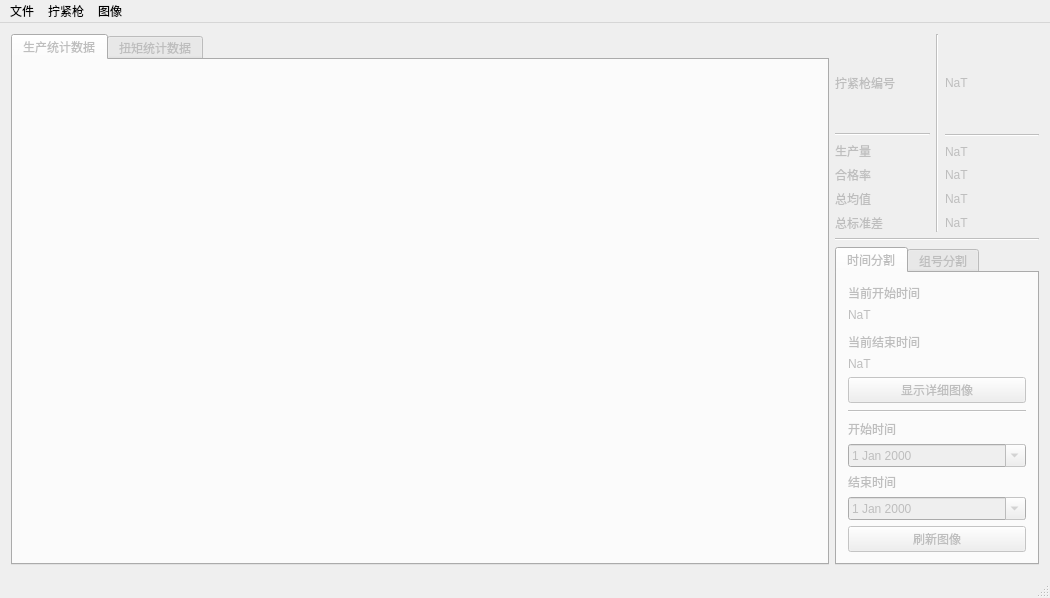
<?xml version="1.0" encoding="UTF-8"?>
<ui version="4.0">
 <class>MainWindow</class>
 <widget class="QMainWindow" name="MainWindow">
  <property name="geometry">
   <rect>
    <x>0</x>
    <y>0</y>
    <width>1050</width>
    <height>598</height>
   </rect>
  </property>
  <property name="sizePolicy">
   <sizepolicy hsizetype="Expanding" vsizetype="Expanding">
    <horstretch>0</horstretch>
    <verstretch>0</verstretch>
   </sizepolicy>
  </property>
  <property name="windowTitle">
   <string>拧紧枪数据库处理</string>
  </property>
  <widget class="QWidget" name="centralWidget">
   <property name="enabled">
    <bool>false</bool>
   </property>
   <layout class="QHBoxLayout" name="horizontalLayout" stretch="4,1">
    <property name="sizeConstraint">
     <enum>QLayout::SetNoConstraint</enum>
    </property>
    <item>
     <widget class="QTabWidget" name="figure">
      <property name="sizePolicy">
       <sizepolicy hsizetype="Expanding" vsizetype="Expanding">
        <horstretch>5</horstretch>
        <verstretch>5</verstretch>
       </sizepolicy>
      </property>
      <property name="currentIndex">
       <number>0</number>
      </property>
      <widget class="QWidget" name="figure_production">
       <attribute name="title">
        <string>生产统计数据</string>
       </attribute>
      </widget>
      <widget class="QWidget" name="figure_torque">
       <attribute name="title">
        <string>扭矩统计数据</string>
       </attribute>
      </widget>
     </widget>
    </item>
    <item>
     <layout class="QVBoxLayout" name="verticalLayout" stretch="1,0,0">
      <property name="sizeConstraint">
       <enum>QLayout::SetFixedSize</enum>
      </property>
      <item>
       <layout class="QHBoxLayout" name="horizontalLayout_2">
        <item>
         <layout class="QVBoxLayout" name="verticalLayout_4" stretch="0,1,2,0,1,1,1,1">
          <item>
           <spacer name="verticalSpacer_7">
            <property name="orientation">
             <enum>Qt::Vertical</enum>
            </property>
            <property name="sizeHint" stdset="0">
             <size>
              <width>20</width>
              <height>40</height>
             </size>
            </property>
           </spacer>
          </item>
          <item>
           <widget class="QLabel" name="label_spindle">
            <property name="sizePolicy">
             <sizepolicy hsizetype="Preferred" vsizetype="Preferred">
              <horstretch>0</horstretch>
              <verstretch>0</verstretch>
             </sizepolicy>
            </property>
            <property name="text">
             <string>拧紧枪编号</string>
            </property>
           </widget>
          </item>
          <item>
           <spacer name="verticalSpacer_3">
            <property name="orientation">
             <enum>Qt::Vertical</enum>
            </property>
            <property name="sizeHint" stdset="0">
             <size>
              <width>20</width>
              <height>40</height>
             </size>
            </property>
           </spacer>
          </item>
          <item>
           <widget class="Line" name="line_5">
            <property name="orientation">
             <enum>Qt::Horizontal</enum>
            </property>
           </widget>
          </item>
          <item>
           <widget class="QLabel" name="label_total_production">
            <property name="text">
             <string>生产量</string>
            </property>
           </widget>
          </item>
          <item>
           <widget class="QLabel" name="label_total_qualification">
            <property name="text">
             <string>合格率</string>
            </property>
           </widget>
          </item>
          <item>
           <widget class="QLabel" name="label_total_mean">
            <property name="text">
             <string>总均值</string>
            </property>
           </widget>
          </item>
          <item>
           <widget class="QLabel" name="label_total_std">
            <property name="text">
             <string>总标准差</string>
            </property>
           </widget>
          </item>
         </layout>
        </item>
        <item>
         <widget class="Line" name="line_2">
          <property name="sizePolicy">
           <sizepolicy hsizetype="Fixed" vsizetype="Minimum">
            <horstretch>1</horstretch>
            <verstretch>1</verstretch>
           </sizepolicy>
          </property>
          <property name="orientation">
           <enum>Qt::Vertical</enum>
          </property>
         </widget>
        </item>
        <item>
         <layout class="QVBoxLayout" name="verticalLayout_5" stretch="0,1,2,0,1,1,1,1">
          <item>
           <spacer name="verticalSpacer_8">
            <property name="orientation">
             <enum>Qt::Vertical</enum>
            </property>
            <property name="sizeHint" stdset="0">
             <size>
              <width>20</width>
              <height>40</height>
             </size>
            </property>
           </spacer>
          </item>
          <item>
           <widget class="QLabel" name="spindle">
            <property name="text">
             <string>NaT</string>
            </property>
           </widget>
          </item>
          <item>
           <spacer name="verticalSpacer_4">
            <property name="orientation">
             <enum>Qt::Vertical</enum>
            </property>
            <property name="sizeHint" stdset="0">
             <size>
              <width>20</width>
              <height>40</height>
             </size>
            </property>
           </spacer>
          </item>
          <item>
           <widget class="Line" name="line_6">
            <property name="orientation">
             <enum>Qt::Horizontal</enum>
            </property>
           </widget>
          </item>
          <item>
           <widget class="QLabel" name="total_production">
            <property name="text">
             <string>NaT</string>
            </property>
           </widget>
          </item>
          <item>
           <widget class="QLabel" name="total_qualification">
            <property name="text">
             <string>NaT</string>
            </property>
           </widget>
          </item>
          <item>
           <widget class="QLabel" name="total_mean">
            <property name="text">
             <string>NaT</string>
            </property>
           </widget>
          </item>
          <item>
           <widget class="QLabel" name="total_std">
            <property name="text">
             <string>NaT</string>
            </property>
           </widget>
          </item>
         </layout>
        </item>
       </layout>
      </item>
      <item>
       <widget class="Line" name="line">
        <property name="orientation">
         <enum>Qt::Horizontal</enum>
        </property>
       </widget>
      </item>
      <item>
       <widget class="QTabWidget" name="tabWidget">
        <property name="sizePolicy">
         <sizepolicy hsizetype="Preferred" vsizetype="Preferred">
          <horstretch>1</horstretch>
          <verstretch>1</verstretch>
         </sizepolicy>
        </property>
        <property name="currentIndex">
         <number>0</number>
        </property>
        <widget class="QWidget" name="tabWidgetPage1">
         <attribute name="title">
          <string>时间分割</string>
         </attribute>
         <layout class="QVBoxLayout" name="verticalLayout_2" stretch="0,0,0,0,0,0,0,0,0,0,0,0,0,0">
          <item>
           <widget class="QLabel" name="label_current_start_time">
            <property name="text">
             <string>当前开始时间</string>
            </property>
           </widget>
          </item>
          <item>
           <widget class="QLabel" name="current_start_time">
            <property name="text">
             <string>NaT</string>
            </property>
           </widget>
          </item>
          <item>
           <spacer name="verticalSpacer_2">
            <property name="orientation">
             <enum>Qt::Vertical</enum>
            </property>
            <property name="sizeType">
             <enum>QSizePolicy::Fixed</enum>
            </property>
            <property name="sizeHint" stdset="0">
             <size>
              <width>20</width>
              <height>5</height>
             </size>
            </property>
           </spacer>
          </item>
          <item>
           <widget class="QLabel" name="label_current_end_time">
            <property name="text">
             <string>当前结束时间</string>
            </property>
           </widget>
          </item>
          <item>
           <widget class="QLabel" name="current_end_time">
            <property name="text">
             <string>NaT</string>
            </property>
           </widget>
          </item>
          <item>
           <widget class="QPushButton" name="button_detial_time">
            <property name="sizePolicy">
             <sizepolicy hsizetype="Preferred" vsizetype="Fixed">
              <horstretch>0</horstretch>
              <verstretch>0</verstretch>
             </sizepolicy>
            </property>
            <property name="text">
             <string>显示详细图像</string>
            </property>
           </widget>
          </item>
          <item>
           <spacer name="verticalSpacer_9">
            <property name="orientation">
             <enum>Qt::Vertical</enum>
            </property>
            <property name="sizeHint" stdset="0">
             <size>
              <width>20</width>
              <height>40</height>
             </size>
            </property>
           </spacer>
          </item>
          <item>
           <widget class="Line" name="line_4">
            <property name="sizePolicy">
             <sizepolicy hsizetype="Preferred" vsizetype="Fixed">
              <horstretch>0</horstretch>
              <verstretch>0</verstretch>
             </sizepolicy>
            </property>
            <property name="orientation">
             <enum>Qt::Horizontal</enum>
            </property>
           </widget>
          </item>
          <item>
           <spacer name="verticalSpacer_10">
            <property name="orientation">
             <enum>Qt::Vertical</enum>
            </property>
            <property name="sizeHint" stdset="0">
             <size>
              <width>20</width>
              <height>40</height>
             </size>
            </property>
           </spacer>
          </item>
          <item>
           <widget class="QLabel" name="label_start_time">
            <property name="sizePolicy">
             <sizepolicy hsizetype="Preferred" vsizetype="Preferred">
              <horstretch>0</horstretch>
              <verstretch>0</verstretch>
             </sizepolicy>
            </property>
            <property name="text">
             <string>开始时间</string>
            </property>
           </widget>
          </item>
          <item>
           <widget class="QDateEdit" name="start_time">
            <property name="sizePolicy">
             <sizepolicy hsizetype="Preferred" vsizetype="Fixed">
              <horstretch>0</horstretch>
              <verstretch>0</verstretch>
             </sizepolicy>
            </property>
            <property name="calendarPopup">
             <bool>true</bool>
            </property>
           </widget>
          </item>
          <item>
           <widget class="QLabel" name="label_end_time">
            <property name="text">
             <string>结束时间</string>
            </property>
           </widget>
          </item>
          <item>
           <widget class="QDateEdit" name="end_time">
            <property name="sizePolicy">
             <sizepolicy hsizetype="Preferred" vsizetype="Fixed">
              <horstretch>0</horstretch>
              <verstretch>0</verstretch>
             </sizepolicy>
            </property>
            <property name="calendarPopup">
             <bool>true</bool>
            </property>
           </widget>
          </item>
          <item>
           <widget class="QPushButton" name="button_time">
            <property name="sizePolicy">
             <sizepolicy hsizetype="Preferred" vsizetype="Fixed">
              <horstretch>0</horstretch>
              <verstretch>0</verstretch>
             </sizepolicy>
            </property>
            <property name="text">
             <string>刷新图像</string>
            </property>
           </widget>
          </item>
         </layout>
        </widget>
        <widget class="QWidget" name="tabWidgetPage2">
         <attribute name="title">
          <string>组号分割</string>
         </attribute>
         <layout class="QVBoxLayout" name="verticalLayout_3">
          <item>
           <widget class="QLabel" name="label_current_start_num">
            <property name="text">
             <string>当前开始组号</string>
            </property>
           </widget>
          </item>
          <item>
           <widget class="QLabel" name="current_start_num">
            <property name="text">
             <string>NaT</string>
            </property>
           </widget>
          </item>
          <item>
           <spacer name="verticalSpacer">
            <property name="orientation">
             <enum>Qt::Vertical</enum>
            </property>
            <property name="sizeType">
             <enum>QSizePolicy::Fixed</enum>
            </property>
            <property name="sizeHint" stdset="0">
             <size>
              <width>20</width>
              <height>5</height>
             </size>
            </property>
           </spacer>
          </item>
          <item>
           <widget class="QLabel" name="label_current_end_num">
            <property name="text">
             <string>当前结束组号</string>
            </property>
           </widget>
          </item>
          <item>
           <widget class="QLabel" name="current_end_num">
            <property name="text">
             <string>NaT</string>
            </property>
           </widget>
          </item>
          <item>
           <widget class="QPushButton" name="button_detial_num">
            <property name="sizePolicy">
             <sizepolicy hsizetype="Preferred" vsizetype="Fixed">
              <horstretch>0</horstretch>
              <verstretch>0</verstretch>
             </sizepolicy>
            </property>
            <property name="text">
             <string>显示详细图像</string>
            </property>
           </widget>
          </item>
          <item>
           <spacer name="verticalSpacer_11">
            <property name="orientation">
             <enum>Qt::Vertical</enum>
            </property>
            <property name="sizeHint" stdset="0">
             <size>
              <width>20</width>
              <height>40</height>
             </size>
            </property>
           </spacer>
          </item>
          <item>
           <widget class="Line" name="line_3">
            <property name="sizePolicy">
             <sizepolicy hsizetype="Preferred" vsizetype="Fixed">
              <horstretch>0</horstretch>
              <verstretch>0</verstretch>
             </sizepolicy>
            </property>
            <property name="orientation">
             <enum>Qt::Horizontal</enum>
            </property>
           </widget>
          </item>
          <item>
           <spacer name="verticalSpacer_12">
            <property name="orientation">
             <enum>Qt::Vertical</enum>
            </property>
            <property name="sizeHint" stdset="0">
             <size>
              <width>20</width>
              <height>40</height>
             </size>
            </property>
           </spacer>
          </item>
          <item>
           <widget class="QLabel" name="label_start_num">
            <property name="text">
             <string>区域绘图开始组数</string>
            </property>
           </widget>
          </item>
          <item>
           <widget class="QSpinBox" name="start_num">
            <property name="sizePolicy">
             <sizepolicy hsizetype="Preferred" vsizetype="Fixed">
              <horstretch>0</horstretch>
              <verstretch>0</verstretch>
             </sizepolicy>
            </property>
           </widget>
          </item>
          <item>
           <widget class="QLabel" name="label_end_num">
            <property name="text">
             <string>区域绘图结束组数</string>
            </property>
           </widget>
          </item>
          <item>
           <widget class="QSpinBox" name="end_num">
            <property name="sizePolicy">
             <sizepolicy hsizetype="Preferred" vsizetype="Fixed">
              <horstretch>0</horstretch>
              <verstretch>0</verstretch>
             </sizepolicy>
            </property>
           </widget>
          </item>
          <item>
           <widget class="QPushButton" name="button_num">
            <property name="sizePolicy">
             <sizepolicy hsizetype="Preferred" vsizetype="Fixed">
              <horstretch>0</horstretch>
              <verstretch>0</verstretch>
             </sizepolicy>
            </property>
            <property name="text">
             <string>刷新图像</string>
            </property>
           </widget>
          </item>
         </layout>
        </widget>
       </widget>
      </item>
     </layout>
    </item>
   </layout>
  </widget>
  <widget class="QMenuBar" name="menuBar">
   <property name="geometry">
    <rect>
     <x>0</x>
     <y>0</y>
     <width>1050</width>
     <height>21</height>
    </rect>
   </property>
   <widget class="QMenu" name="menuFile">
    <property name="title">
     <string>文件</string>
    </property>
    <addaction name="actionOpen"/>
    <addaction name="actionExit"/>
   </widget>
   <widget class="QMenu" name="menuSpindle">
    <property name="title">
     <string>拧紧枪</string>
    </property>
    <addaction name="actionChange_Spindle_ID"/>
    <addaction name="actionAddSpindle"/>
   </widget>
   <widget class="QMenu" name="menuPlot">
    <property name="title">
     <string>图像</string>
    </property>
    <widget class="QMenu" name="menuspc_figure">
     <property name="enabled">
      <bool>true</bool>
     </property>
     <property name="title">
      <string>绘制SPC图</string>
     </property>
     <addaction name="actionspc_xr"/>
    </widget>
    <addaction name="actionClearTorque"/>
    <addaction name="actionClear_ALL"/>
    <addaction name="separator"/>
    <addaction name="menuspc_figure"/>
   </widget>
   <addaction name="menuFile"/>
   <addaction name="menuSpindle"/>
   <addaction name="menuPlot"/>
  </widget>
  <widget class="QStatusBar" name="statusBar"/>
  <action name="actionOpen">
   <property name="text">
    <string>打开数据库</string>
   </property>
  </action>
  <action name="actionExit">
   <property name="text">
    <string>退出</string>
   </property>
  </action>
  <action name="actionChange_Spindle_ID">
   <property name="enabled">
    <bool>false</bool>
   </property>
   <property name="text">
    <string>设置拧紧枪ID</string>
   </property>
  </action>
  <action name="actionClear_ALL">
   <property name="enabled">
    <bool>false</bool>
   </property>
   <property name="text">
    <string>清除所有图像</string>
   </property>
  </action>
  <action name="actionClearTorque">
   <property name="enabled">
    <bool>false</bool>
   </property>
   <property name="text">
    <string>清除扭矩图像</string>
   </property>
  </action>
  <action name="actionspc_xr">
   <property name="enabled">
    <bool>false</bool>
   </property>
   <property name="text">
    <string>SPC XR</string>
   </property>
  </action>
  <action name="actionAddSpindle">
   <property name="enabled">
    <bool>false</bool>
   </property>
   <property name="text">
    <string>设置对比拧紧枪</string>
   </property>
  </action>
 </widget>
 <layoutdefault spacing="6" margin="11"/>
 <tabstops>
  <tabstop>start_num</tabstop>
  <tabstop>end_time</tabstop>
  <tabstop>figure</tabstop>
  <tabstop>end_num</tabstop>
  <tabstop>start_time</tabstop>
  <tabstop>button_time</tabstop>
 </tabstops>
 <resources/>
 <connections>
  <connection>
   <sender>actionExit</sender>
   <signal>triggered()</signal>
   <receiver>MainWindow</receiver>
   <slot>close()</slot>
   <hints>
    <hint type="sourcelabel">
     <x>-1</x>
     <y>-1</y>
    </hint>
    <hint type="destinationlabel">
     <x>599</x>
     <y>499</y>
    </hint>
   </hints>
  </connection>
 </connections>
</ui>
